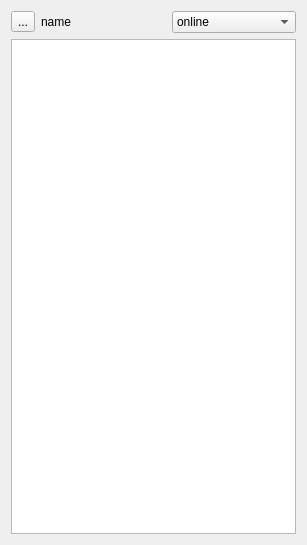
<?xml version="1.0" encoding="UTF-8"?>
<ui version="4.0">
 <class>MainForm</class>
 <widget class="QWidget" name="MainForm">
  <property name="geometry">
   <rect>
    <x>0</x>
    <y>0</y>
    <width>307</width>
    <height>545</height>
   </rect>
  </property>
  <property name="windowTitle">
   <string>Form</string>
  </property>
  <property name="windowIcon">
   <iconset resource="image.qrc">
    <normaloff>:/image/qq.ico</normaloff>:/image/qq.ico</iconset>
  </property>
  <layout class="QVBoxLayout" name="verticalLayout">
   <item>
    <layout class="QHBoxLayout" name="horizontalLayout">
     <item>
      <widget class="QToolButton" name="toolButton">
       <property name="text">
        <string>...</string>
       </property>
      </widget>
     </item>
     <item>
      <widget class="QLabel" name="label">
       <property name="text">
        <string>name</string>
       </property>
      </widget>
     </item>
     <item>
      <widget class="QComboBox" name="comboBox">
       <item>
        <property name="text">
         <string>online</string>
        </property>
       </item>
       <item>
        <property name="text">
         <string>offline</string>
        </property>
       </item>
       <item>
        <property name="text">
         <string>busy</string>
        </property>
       </item>
      </widget>
     </item>
    </layout>
   </item>
   <item>
    <widget class="QTreeWidget" name="treeWidget">
     <property name="headerHidden">
      <bool>true</bool>
     </property>
     <column>
      <property name="text">
       <string notr="true">1</string>
      </property>
     </column>
    </widget>
   </item>
  </layout>
 </widget>
 <resources>
  <include location="image.qrc"/>
 </resources>
 <connections/>
</ui>
